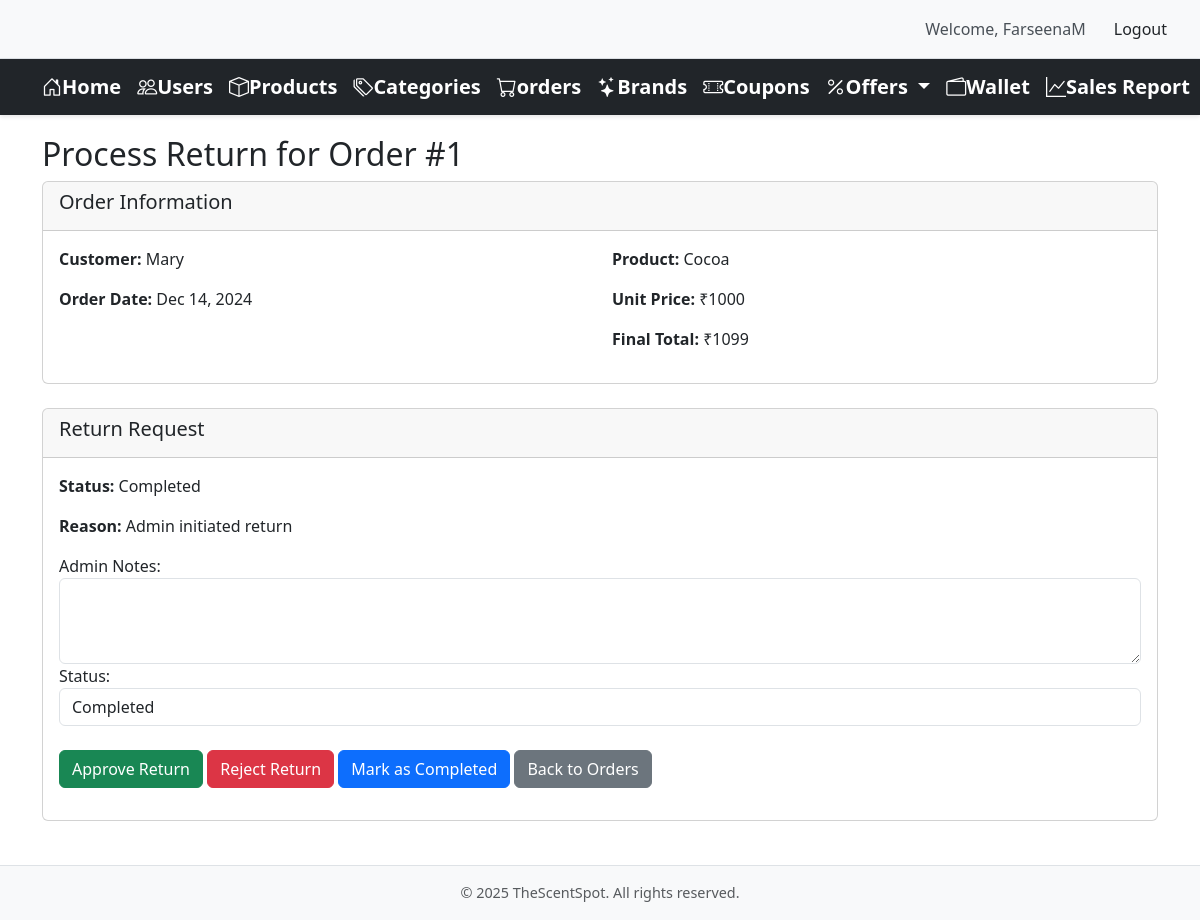
The app's page /adminhome/orders/returned/1/ (signed in) with its own data.
### core/models/return_request.py (models this page shows, shortened)
class ReturnRequest(models.Model):
    CONDITION_CHOICES = [
        ('unused', 'Unused/New'),
        ('opened', 'Opened but unused'),
        ('used', 'Used'),
        ('damaged', 'Damaged')
    ]
    SOLUTION_CHOICES = [
        ('refund', 'Full Refund'),
        ('replacement', 'Product Replacement'),
        ('exchange', 'Exchange for different item')
    ]
    order = models.ForeignKey('Order', on_delete=models.CASCADE)
    created_at = models.DateTimeField(auto_now_add=True)
    reason = models.CharField(max_length=255)
    description = models.TextField(default="No description provided.")
    condition = models.CharField(max_length=20, choices=CONDITION_CHOICES, default='unused')
    preferred_solution = models.CharField(max_length=20, choices=SOLUTION_CHOICES, default='refund')
    status = models.CharField(
        max_length=20,
        choices=[
            ('pending', 'Pending Review'),
            ('approved', 'Approved'),
            ('rejected', 'Rejected'),
            ('completed', 'Completed')
        ],
        default='pending'
    )
    admin_notes = models.TextField(blank=True, null=True)
    processed_date = models.DateTimeField(null=True, blank=True)

### core/models/order.py (models this page shows, shortened)
class Order(models.Model):
    STATUS_CHOICES = [
        ('received', 'Received'),
        ('processing', 'Processing'),
        ('delivered', 'Delivered'),
        ('cancelled', 'Cancelled'),
        ('returned', 'Returned'),
    ]
    product = models.ForeignKey(Product, null = True, on_delete=models.CASCADE)
    customer = models.ForeignKey(Customer, null = True, on_delete=models.CASCADE)
    quantity = models.IntegerField(default=1)
    price = models.IntegerField(default=500)
    adress = models.CharField(max_length=50, default="", blank=True)
    phone = models.CharField(max_length=10, default="", blank=True)
    date = models.DateField(default=timezone.now)
    status = models.TextField(max_length=50, choices=STATUS_CHOICES, default="processing")
    rating = models.IntegerField(default=0, validators=[MinValueValidator(0),MaxValueValidator(5)])
    payment_id = models.CharField(max_length=100,null=True,blank=True)
    order_id = models.CharField(max_length=100,null=True,blank=True)
    coupon_discount = models.DecimalField(max_digits=10, decimal_places=2, default=0)
    created_at = models.DateTimeField(default=timezone.now)
    delivered_at = models.DateTimeField(null=True, blank=True)
    cancelled_at = models.DateTimeField(null=True, blank=True)
    cancel_reason = models.TextField(max_length=500, null=True, blank=True)

### core/models/customer.py (models this page shows, shortened)
class Customer(models.Model):
    first_name = models.CharField(max_length=50, null=True)
    last_name = models.CharField(max_length=50, null=True)
    email = models.EmailField(null=True)
    phone = models.CharField(max_length=10, null=True)
    gender = models.CharField(max_length=10, default="", null=True)
    password = models.CharField(max_length=150, null=True)
    created_at = models.DateTimeField(auto_now_add=True, null = True)
    referral_code = models.CharField(max_length=10, unique=True, null=True, blank=True)
    referred_by = models.ForeignKey('self', on_delete=models.SET_NULL, null=True, blank=True, related_name='referrals')

### core/models/product.py (models this page shows, shortened)
class Product(models.Model):
    name = models.CharField(max_length=50)
    price = models.IntegerField(default=0)
    description = models.CharField(max_length=2000, blank=True)
    image = models.ImageField(upload_to="images/")
    category = models.ForeignKey(Category, db_column='type2', on_delete=models.CASCADE)
    rating = models.IntegerField(default=1, validators=[MinValueValidator(0),MaxValueValidator(5)])
    brand = models.CharField(max_length=50, default="")
    gender = models.CharField(max_length=50, default="")
    size = models.CharField(max_length=50, default="")
    stock = models.IntegerField(default=0)

### adminoperations/views.py (the view, shortened to what this page needs)
# urls.py: path('adminhome/orders/returned/<int:order_id>/', views.OrderReturnView.as_view(), name='change_to_returned'),
class OrderReturnView(StaffRequiredMixin, UpdateView):
    model = ReturnRequest
    template_name = 'adminoperations/admin_orderreturn.html'
    context_object_name = 'return_request'
    pk_url_kwarg = 'order_id'
    fields = ['status', 'admin_notes']
    def get_object(self):
        order_id = self.kwargs.get('order_id')
        order = get_object_or_404(Order, id=order_id)
        return_request, created = ReturnRequest.objects.get_or_create(
        order=order,
            defaults={
            'status': 'pending',
            'reason': 'Admin initiated return'
            }
        )
        return return_request
    def get_context_data(self, **kwargs):
        context = super().get_context_data(**kwargs)
        context['status_choices'] = ReturnRequest._meta.get_field('status').choices
        return context

### adminoperations/views.py (called while the page is built)
    def dispatch(self, request, *args, **kwargs):
        if not request.user.is_staff:
            messages.error(request, "You don't have permission to access this page.")
            return redirect('main')  # Redirect to main page if not staff
        return super().dispatch(request, *args, **kwargs)

### adminoperations/templates/adminoperations/admin_orderreturn.html (shortened to what this page needs)
{% extends 'adminoperations/admin_base.html' %}
{% load static %}
{% block content %}
<div class="container">
    <h2>Process Return for Order #{{ return_request.order.id }}</h2>
    <div class="card mb-4">
        <div class="card-header">
            <h5>Order Information</h5>
        </div>
        <div class="card-body">
            <div class="row">
                <div class="col-md-6">
                    <p><strong>Customer:</strong>
                        {% if return_request.order.customer %}
                            {{ return_request.order.customer.first_name }}
                        {% else %}
                            <span class="text-muted">No customer information</span>
                        {% endif %}
                    </p>
                    <p><strong>Order Date:</strong> {{ return_request.order.date|date:"M d, Y" }}</p>
                </div>
                <div class="col-md-6">
                    <p><strong>Product:</strong>
                        {% if return_request.order.product %}
                            {{ return_request.order.product.name }}
                        {% else %}
                            <span class="text-muted">No product information</span>
                        {% endif %}
                    </p>
                    <p><strong>Unit Price:</strong> ₹{{ return_request.order.price }}</p>
                    <p><strong>Final Total:</strong> ₹{{ return_request.order.price|add:99 }}</p>
                </div>
            </div>
        </div>
    </div>
    <div class="card mb-4">
        <div class="card-header">
            <h5>Return Request</h5>
        </div>
        <div class="card-body">
            <p><strong>Status:</strong> {{ return_request.get_status_display }}</p>
            <p><strong>Reason:</strong> {{ return_request.reason }}</p>
            <form method="post">
                <div class="form-group">
                    <label for="id_admin_notes">Admin Notes:</label>
                    <textarea name="admin_notes" id="id_admin_notes" class="form-control" rows="3">{{ return_request.admin_notes|default:'' }}</textarea>
                </div>
                <div class="form-group">
                    <label for="id_status">Status:</label>
                    <select name="status" id="id_status" class="form-control">
                        {% for status_code, status_label in status_choices %}
                            <option value="{{ status_code }}" {% if return_request.status == status_code %}selected{% endif %}>
                                {{ status_label }}
                            </option>
                        {% endfor %}
                    </select>
                </div>
                <div class="mt-4">
                    <button type="submit" name="action" value="approve" class="btn btn-success mr-2">Approve Return</button>
                    <button type="submit" name="action" value="reject" class="btn btn-danger mr-2">Reject Return</button>
                    <button type="submit" name="action" value="complete" class="btn btn-primary">Mark as Completed</button>
                    <a href="{% url 'admin_order_list' %}" class="btn btn-secondary ml-2">Back to Orders</a>
                </div>
            </form>
        </div>
    </div>
</div>
{% endblock %}

### adminoperations/templates/adminoperations/admin_base.html (shortened to what this page needs)
{% load static %}
{% block css%}
    <link href="{% static 'adminoperations/css/admin_base.css' %}" rel="stylesheet" type="text/css">
{% endblock %}
<!DOCTYPE html>
<html lang="en">
<head>
    <link href="https://cdn.jsdelivr.net/npm/bootstrap@5.3.2/dist/css/bootstrap.min.css"
          rel="stylesheet"
>
    <link rel="stylesheet"
          href="https://cdn.jsdelivr.net/npm/bootstrap-icons@1.11.1/font/bootstrap-icons.css">
</head>
<body>
    {% if user.is_authenticated and user.is_staff %}
    <div class="logout-section" background-color=" #f8f9fa", padding="10px 20px", display="flex", justify-content="flex-end", align-items= "center", border-bottom="1px solid #dee2e6">
        <span>Welcome, {{ user.username }}</span>
        <form method="post" action="{% url 'admin_logout' %}" class="logout-form" margin-right="15px",color= " #495057", font-weight= "500">
            <button type="submit" class="btn btn-logout" background-color=" #dc3545", color= "white", border= "none", padding= "5px 15px", border-radius= "4px", transition= "background-color 0.3s ease" >Logout</button>
        </form>
    </div>
    {% endif %}
    <nav class="navbar navbar-expand-lg navbar-dark bg-dark">
        <div class="container">
            <a class="navbar-brand" href="{% url 'admin_home' %}">
                <i class="bi bi-house-door"></i>Home</a>
            <a class="navbar-brand" href="{% url 'user_list' %}">
                <i class="bi bi-people"></i>Users</a>
            <a class="navbar-brand" href="{% url 'product_list' %}">
                <i class="bi bi-box"></i>Products</a>
            <a class="navbar-brand" href="{% url 'category_list' %}">
                <i class="bi bi-tags"></i>Categories</a>
            <a class="navbar-brand" href="{% url 'admin_order_list' %}">
                <i class="bi bi-cart"></i>orders</a>
            <a class="navbar-brand" href="{% url 'brand_list' %}">
                <i class="bi bi-stars"></i>Brands</a>
            <a class="navbar-brand" href="{% url 'coupon_list' %}">
                <i class="bi bi-ticket-perforated"></i>Coupons</a>
            <div class="dropdown d-inline">
                <a class="navbar-brand dropdown-toggle" href="#" role="button" id="offersDropdown" data-bs-toggle="dropdown" aria-expanded="false">
                    <i class="bi bi-percent"></i>Offers
                </a>
            </div>
            <a class="navbar-brand" href="{% url 'admin_wallet_list' %}">
                <i class="bi bi-wallet2"></i>Wallet</a>
            <a class="navbar-brand" href="{% url 'sales_report' %}">
                <i class="bi bi-graph-up"></i>Sales Report</a>
        </div>
    </nav>
    <main>
        {% block content %}
        {% endblock %}
    </main>
    <footer class="footer mt-auto py-3 bg-light">
        <div class="container text-center">
            <span class="text-muted">© {% now "Y" %} TheScentSpot. All rights reserved.</span>
        </div>
    </footer>
</body>
</html>

### adminoperations/static/adminoperations/css/admin_base.css (style rules this page uses)
body { min-height: 100vh; display: flex; flex-direction: column; }
main { flex: 1 0 auto; padding: 20px 0; }
.logout-section { background-color: #f8f9fa; padding: 10px 20px; display: flex; justify-content: flex-end; align-items: center; border-bottom: 1px solid #dee2e6; }
.logout-section span { margin-right: 15px; color: #495057; font-weight: 500; }
.logout-form { margin: 0; }
.btn-logout { background-color: #dc3545; color: white; border: none; padding: 5px 15px; border-radius: 4px; transition: background-color 0.3s ease; }
.navbar { padding: 1rem 0; box-shadow: 0 2px 4px rgba(0,0,0,0.1); }
.navbar-brand { font-size: 1.5rem; font-weight: bold; }
.footer { background-color: #f8f9fa !important; border-top: 1px solid #dee2e6; padding: 1rem 0; }
.footer .text-muted { font-size: 0.9rem; }

### records on screen
ReturnRequest: order.id "1", order.customer.first_name "Mary", order "Dec 14, 2024", order.product.name "Cocoa", order.price "1000", order.price|add "1099", status "Completed", reason "Admin initiated return"

### other values on screen
{{ user.username }} "FarseenaM"
